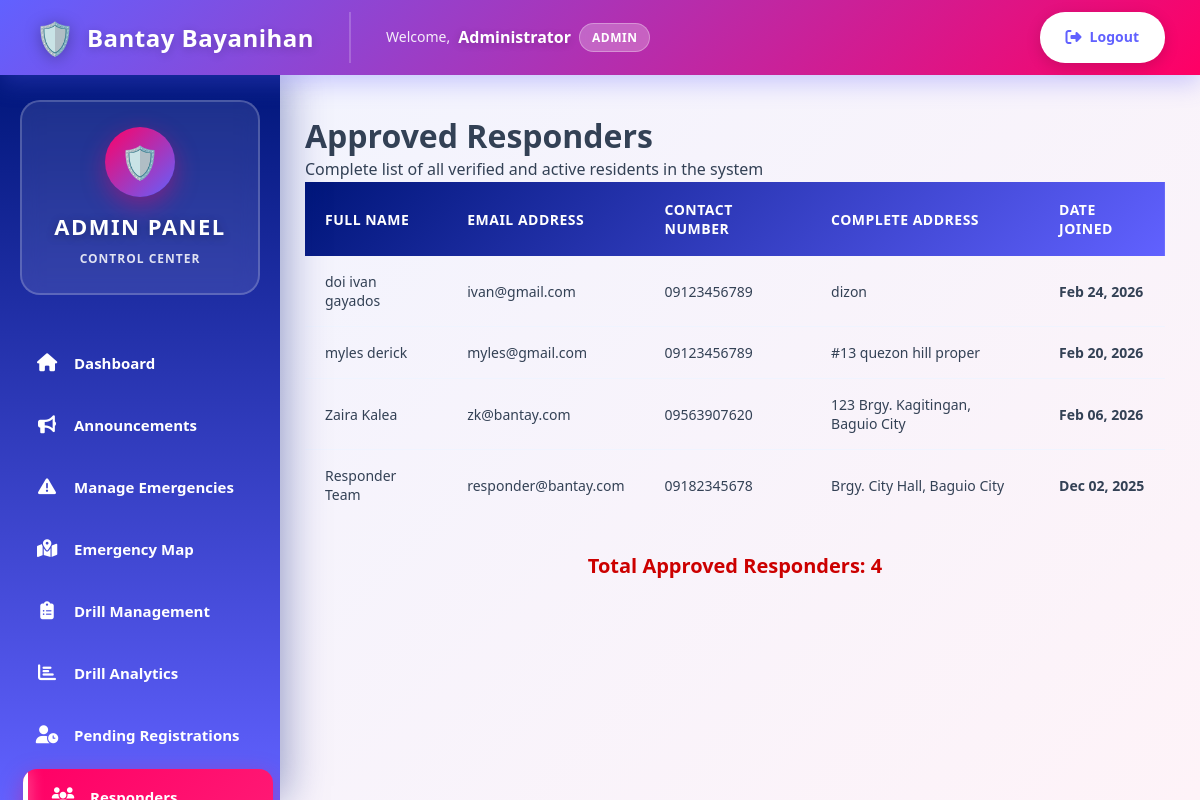
The app's page /admin/responder.php (signed in) with its own data.
### tables this page shows
CREATE TABLE `users` (
  `id` int(11) NOT NULL,
  `name` varchar(100) NOT NULL,
  `email` varchar(100) NOT NULL,
  `password` varchar(255) NOT NULL,
  `role` enum('admin','responder','resident') DEFAULT 'resident',
  `contact` varchar(20) DEFAULT NULL,
  `address` text DEFAULT NULL,
  `barangay` varchar(255) DEFAULT NULL,
  `id_photo` varchar(255) DEFAULT NULL,
  `is_approved` tinyint(1) DEFAULT 0,
  `created_at` timestamp NOT NULL DEFAULT current_timestamp()
);

### admin/responder.php (the view, shortened to what this page needs)
<?php
require '../db_connect.php';
include '../includes/header.php';
?>
<!DOCTYPE html>
<html lang="en">
<head>
    <link rel="stylesheet" href="https://cdnjs.cloudflare.com/ajax/libs/font-awesome/6.5.0/css/all.min.css">
    <link rel="stylesheet" href="../assets/css/design-system.css">
    <link rel="stylesheet" href="../assets/css/admin.css">
</head>
<body>
<?php include 'sidebar.php'; ?>
<div class="main-content">
    <h1>Approved Responders</h1>
    <p class="subtitle">Complete list of all verified and active residents in the system</p>
    <?php
    $stmt = $pdo->query("SELECT * FROM users WHERE role='responder' AND is_approved=1 ORDER BY created_at DESC");
    $total = $stmt->rowCount();
    ?>
    <?php if ($total > 0): ?>
        <table class="residents-table">
            <thead>
                <tr>
                    <th>Full Name</th>
                    <th>Email Address</th>
                    <th>Contact Number</th>
                    <th>Complete Address</th>
                    <th>Date Joined</th>
                </tr>
            </thead>
            <tbody>
                <?php while($row = $stmt->fetch(PDO::FETCH_ASSOC)): ?>
                    <tr>
                        <td><?= htmlspecialchars($row['name']) ?></td>
                        <td><?= htmlspecialchars($row['email']) ?></td>
                        <td><?= htmlspecialchars($row['contact'] ?? '—') ?></td>
                        <td><?= htmlspecialchars($row['address'] ?? '—') ?></td>
                        <td><strong><?= date('M d, Y', strtotime($row['created_at'])) ?></strong></td>
                    </tr>
                <?php endwhile; ?>
            </tbody>
        </table>
        <div style="text-align:center;margin-top:30px;font-size:20px;color:#CC0000;font-weight:900;">
            Total Approved Responders: <strong><?= $total ?></strong>
        </div>
    <?php endif; ?>
</div>
</body>
</html>

### assets/css/design-system.css (style rules this page uses)
:root { --pink: #ff0065; --purple: #6161ff; --navy: #00167a; --gradient-primary: linear-gradient(135deg, #6161ff, #ff0065); --gradient-secondary: linear-gradient(135deg, #00167a, #6161ff); --gradient-accent: linear-gradient(135deg, #ff0065, #ff1a75); --white: #ffffff; --gray-50: #f8f9ff; --gray-100: #f0f4ff; --gray-200: #e2e8f0; --gray-300: #cbd5e1; --gray-400: #94a3b8; --gray-500: #64748b; --gray-600: #475569; --gray-700: #334155; --gray-800: #1e293b; --gray-900: #0f172a; --success: #10b981; --warning: #f59e0b; --error: #ef4444; --info: #3b82f6; --shadow-sm: 0 2px 8px rgba(97, 97, 255, 0.08); --shadow-md: 0 8px 25px rgba(97, 97, 255, 0.12); --shadow-lg: 0 15px 50px rgba(0, 22, 122, 0.15); --shadow-xl: 0 25px 80px rgba(0, 22, 122, 0.25); --radius-sm: 8px; --radius-md: 12px; --radius-lg: 16px; --radius-xl: 20px; --radius-2xl: 24px; --radius-full: 50px; --space-xs: 8px; --space-sm: 12px; --space-md: 16px; --space-lg: 24px; --space-xl: 32px; --space-2xl: 48px; }
* { margin: 0; padding: 0; box-sizing: border-box; }
body { font-family: -apple-system, BlinkMacSystemFont, 'Segoe UI', Roboto, 'Helvetica Neue', Arial, sans-serif; background: var(--gray-50); color: var(--gray-700); line-height: 1.6; }
h1, h2, h3, h4, h5, h6 { font-weight: 800; line-height: 1.3; }
.main-content { padding: 40px 35px; }
table { width: 100%; border-collapse: collapse; }
thead { background: var(--gradient-secondary); }
thead th { color: white; padding: 18px 20px; text-align: left; font-weight: 800; font-size: 14px; text-transform: uppercase; letter-spacing: 0.5px; }
tbody tr { border-bottom: 1px solid var(--gray-100); transition: all 0.2s ease; }
tbody td { padding: 16px 20px; color: var(--gray-700); font-size: 14px; }
tbody tr:last-child { border-bottom: none; }
@media (min-width: 992px) { .main-content { margin-left: 280px; } }

### assets/css/admin.css (style rules this page uses)
:root { --pink: #ff0065; --purple: #6161ff; --navy: #00167a; --gradient-primary: linear-gradient(135deg, #6161ff, #ff0065); --gradient-secondary: linear-gradient(135deg, #00167a, #6161ff); }
body { font-family: 'Segoe UI', Arial, sans-serif; background: linear-gradient(135deg, #f0f4ff 0%, #fef3f8 100%); margin: 0; }
.main-content { margin-left: 270px; padding: 40px 35px; min-height: calc(100vh - 75px); transition: margin-left 0.3s ease; }

### includes/header.php (style rules this page uses)
:root { --pink: #ff0065; --purple: #6161ff; --navy: #00167a; --gradient-primary: linear-gradient(135deg, #6161ff, #ff0065); --gradient-secondary: linear-gradient(135deg, #00167a, #6161ff); }

### records on screen
users: name "doi ivan gayados", email "ivan@gmail.com", contact "09123456789", address "dizon", created_at "Feb 24, 2026"
users: name "myles derick", email "myles@gmail.com", contact "09123456789", address "#13 quezon hill proper", created_at "Feb 20, 2026"
users: name "Zaira Kalea", email "zk@bantay.com", contact "09563907620", address "123 Brgy. Kagitingan, Baguio City", created_at "Feb 06, 2026"
users: name "Responder Team", email "responder@bantay.com", contact "09182345678", address "Brgy. City Hall, Baguio City", created_at "Dec 02, 2025"

### other values on screen
$_SESSION['name'] "Administrator"
$_SESSION['role'] "ADMIN"
$total "4"
